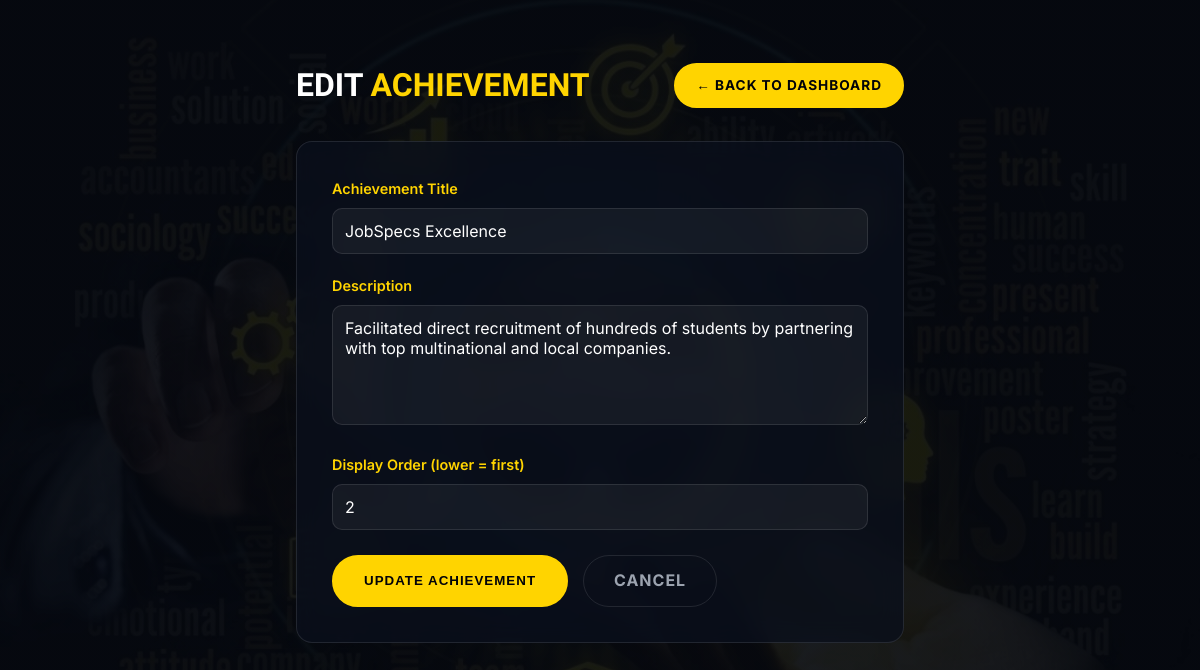
The app's page /manage-achievement.php?id=2 (signed in) with its own data.
### tables this page shows
CREATE TABLE IF NOT EXISTS achievements (
    id INT AUTO_INCREMENT PRIMARY KEY,
    title VARCHAR(255) NOT NULL,
    description TEXT NOT NULL,
    display_order INT DEFAULT 0,
    created_at TIMESTAMP DEFAULT CURRENT_TIMESTAMP
);

### manage-achievement.php (the view, shortened to what this page needs)
<?php
require_once 'db.php';
$achievement = null;
if (isset($_GET['id'])) {
    $stmt = $pdo->prepare("SELECT * FROM achievements WHERE id = ?");
    $stmt->execute([$_GET['id']]);
    $achievement = $stmt->fetch(PDO::FETCH_ASSOC);
}
?>
<!DOCTYPE html>
<html lang="en">
<head>
    <link rel="stylesheet" href="style.css">
</head>
<body>
    <div class="manage-container">
        <div class="hdr-flex">
            <h1><?= $achievement ? 'Edit' : 'Add New' ?> <span class="text-gold">Achievement</span></h1>
            <a href="dashboard.php" class="btn-primary" style="padding:10px 20px;font-size:0.85rem;">← Back to Dashboard</a>
        </div>
        <div class="manage-form">
            <form action="manage-achievement.php" method="POST">
                <div class="form-group">
                    <label>Achievement Title</label>
                    <input type="text" name="title" value="<?= htmlspecialchars($achievement['title'] ?? ''); ?>" required placeholder="e.g. Hult Prize Success">
                </div>
                <div class="form-group">
                    <label>Description</label>
                    <textarea name="description" rows="4" required><?= htmlspecialchars($achievement['description'] ?? ''); ?></textarea>
                </div>
                <div class="form-group">
                    <label>Display Order (lower = first)</label>
                    <input type="number" name="display_order" value="<?= htmlspecialchars($achievement['display_order'] ?? '0'); ?>" min="0">
                </div>
                <div class="btn-row">
                    <button type="submit" class="btn-primary" style="cursor:pointer;padding:14px 30px;"><?= $achievement ? 'Update' : 'Create' ?> Achievement</button>
                    <a href="dashboard.php" class="btn-primary" style="background:transparent;border:1px solid var(--glass-border);color:var(--text-muted);text-decoration:none;">Cancel</a>
                </div>
            </form>
        </div>
    </div>
</body>
</html>

### style.css (style rules this page uses)
:root { --primary-gold: #FFD400; --bg-dark: #05080f; --bg-darker: #020308; --text-light: #ffffff; --text-muted: #9ca3af; --glass-bg: rgba(255, 255, 255, 0.05); --glass-border: rgba(255, 255, 255, 0.1); --glass-hover: rgba(255, 255, 255, 0.1); --transition-smooth: all 0.4s cubic-bezier(0.25, 1, 0.5, 1); }
* { margin: 0; padding: 0; box-sizing: border-box; }
html { scroll-behavior: smooth; }
body { font-family: 'Inter', sans-serif; background: url('hero-bg.jpg') center center / cover no-repeat fixed; background-color: var(--bg-dark); color: var(--text-light); line-height: 1.6; overflow-x: hidden; }
h1, h2, h3, h4, h5, h6, .brand-logo { font-family: 'Unbounded', sans-serif; text-transform: uppercase; }
.text-gold { color: var(--primary-gold); }
.btn-primary { background: var(--primary-gold); color: var(--bg-darker); font-weight: 700; padding: 12px 30px; border-radius: 30px; text-decoration: none; text-transform: uppercase; letter-spacing: 1px; transition: var(--transition-smooth); display: inline-block; border: 2px solid var(--primary-gold); }

### manage-achievement.php (style rules this page uses)
body { background: linear-gradient(rgba(5,8,15,0.92),rgba(5,8,15,0.92)), url('hero-bg.jpg') center/cover no-repeat fixed !important; }
.manage-container { padding: 60px 8%; max-width: 800px; margin: 0 auto; }
.manage-form { background: rgba(10,15,28,0.75); padding: 35px; border-radius: 16px; border: 1px solid var(--glass-border); backdrop-filter: blur(12px); margin-top: 30px; }
.form-group { margin-bottom: 20px; }
.form-group label { display: block; color: var(--primary-gold); font-size: 0.9rem; font-weight: 600; margin-bottom: 8px; }
.form-group input, .form-group textarea { width: 100%; padding: 12px; background: rgba(255,255,255,0.05); border: 1px solid var(--glass-border); border-radius: 10px; color: white; font-family: inherit; font-size: 1rem; outline: none; }
.form-group textarea { resize: vertical; min-height: 120px; }
.btn-row { display: flex; gap: 15px; margin-top: 25px; }
.hdr-flex { display: flex; justify-content: space-between; align-items: center; flex-wrap: wrap; gap: 15px; }

### records on screen
achievements: title "JobSpecs Excellence", description "Facilitated direct recruitment of hundreds of students by partnering with top multinational and local companies.", display_order "2"
